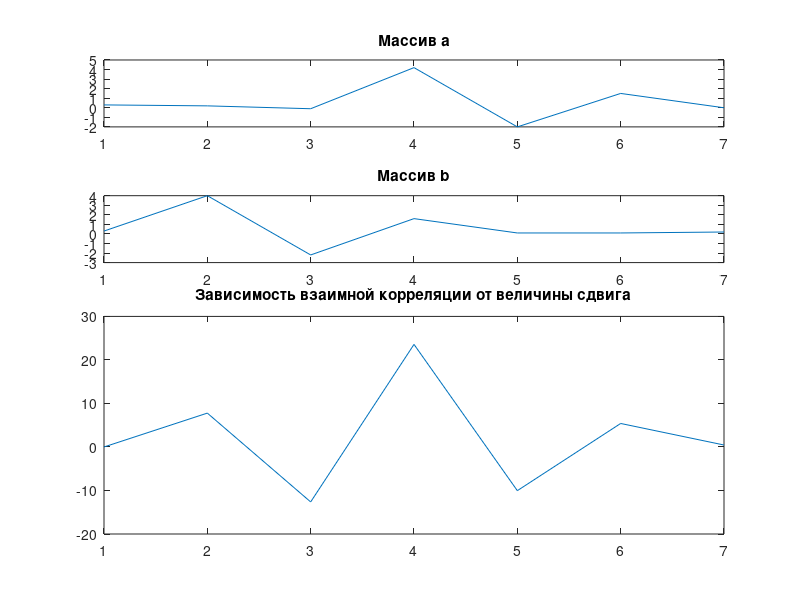
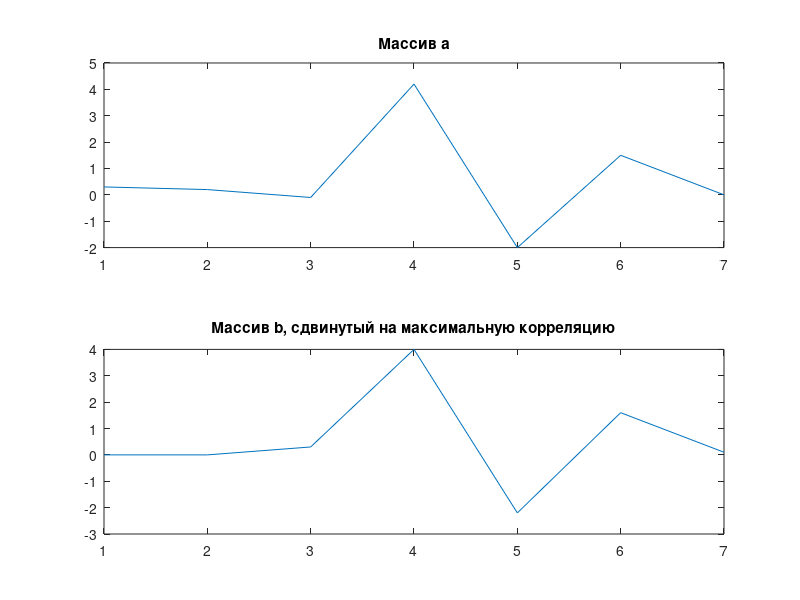

Write the MATLAB code that produced these figures, in order.
a = [0.3 0.2 -0.1 4.2 -2 1.5 0];
b = [0.3 4 -2.2 1.6 0.1 0.1 0.2];

figure;
subplot(4,1,1);
plot(a);
title('Массив a');
subplot(4,1,2);
plot(b);
title('Массив b');

% Вычисление взаимной корреляции
corr = zeros(1,length(b)); 
for i=1:length(b)
    b_shift = [zeros(1,i-1) b(1:end-i+1)];
    corr(i) = sum(a.*b_shift);
end
% Построение зависимости взаимной корреляции от величины сдвига
corr_1 = [0 corr(1:end-1)];
subplot(4,1,3:4);
plot(corr_1);
title('Зависимость взаимной корреляции от величины сдвига');

% Определение максимальной корреляции и соответствующего сдвига
[max_corr, max_index] = max(corr);
shift = max_index - 1;

% Сдвиг массива b на величину максимальной корреляции
b_shifted = [zeros(1,shift) b(1:end-shift)];
figure;
subplot(2,1,1);
plot(a);
title('Массив a');
subplot(2,1,2);
plot(b_shifted);
title('Массив b, сдвинутый на максимальную корреляцию');